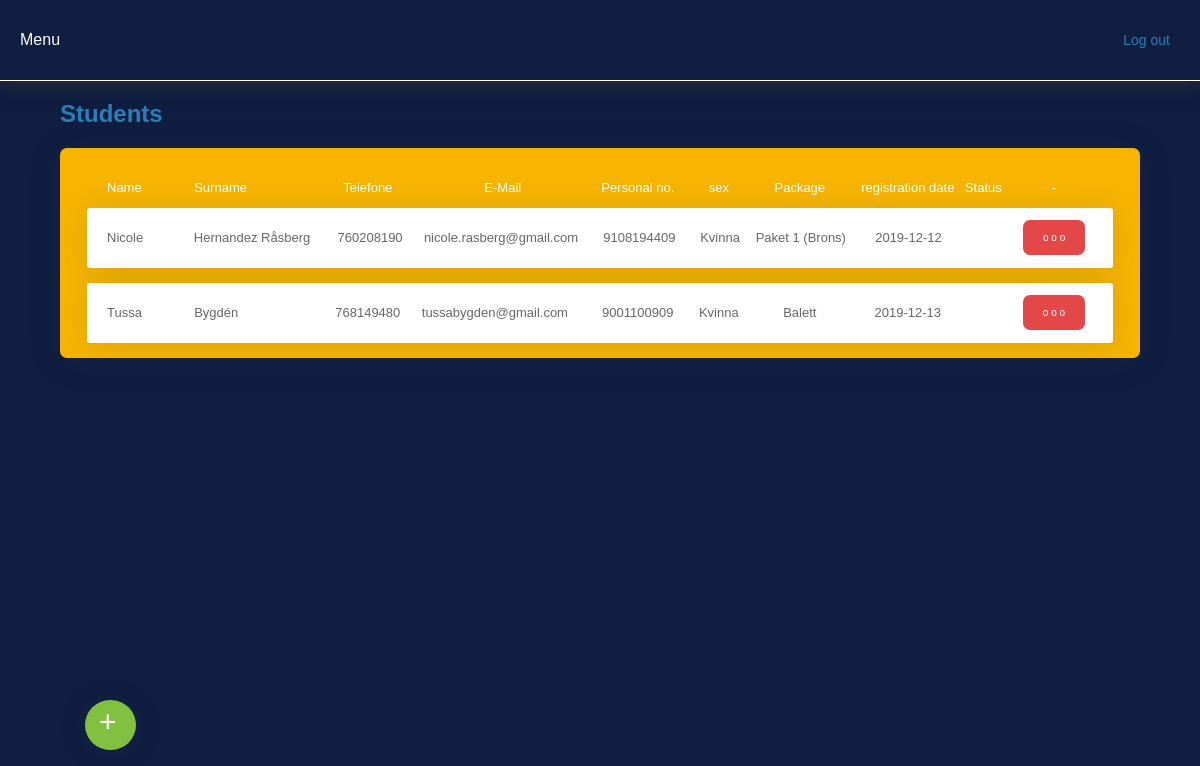
/admin/students.php (signed in), run on the app's committed database.
### tables this page shows
CREATE TABLE IF NOT EXISTS `inscriptions` (
  `id_insc` int(11) NOT NULL AUTO_INCREMENT,
  `date` date DEFAULT NULL,
  `year` varchar(255) DEFAULT NULL,
  `month` varchar(255) DEFAULT NULL,
  `day` varchar(255) DEFAULT NULL,
  `time` time DEFAULT NULL,
  `id_student` int(11) DEFAULT NULL,
  `term` int(11) DEFAULT NULL,
  `package` int(11) DEFAULT NULL,
  `course_1` int(11) DEFAULT NULL,
  `course_2` int(11) DEFAULT NULL,
  `course_3` int(11) DEFAULT NULL,
  `course_4` int(11) DEFAULT NULL,
  `status` varchar(255) DEFAULT NULL,
  `payment` int(11) DEFAULT NULL,
  PRIMARY KEY (`id_insc`)
);

CREATE TABLE IF NOT EXISTS `students` (
  `id_student` int(11) unsigned NOT NULL AUTO_INCREMENT,
  `date` datetime DEFAULT NULL,
  `year` varchar(255) DEFAULT NULL,
  `month` varchar(255) DEFAULT NULL,
  `day` varchar(255) DEFAULT NULL,
  `time` time DEFAULT NULL,
  `name` varchar(255) DEFAULT NULL,
  `surname` varchar(255) DEFAULT NULL,
  `email` varchar(255) DEFAULT NULL,
  `password` varchar(255) DEFAULT NULL,
  `personal_number` varchar(255) DEFAULT NULL,
  `telephone` int(11) DEFAULT NULL,
  `adress` varchar(255) DEFAULT NULL,
  `post` int(11) DEFAULT NULL,
  `city` varchar(255) DEFAULT NULL,
  `sex` varchar(255) DEFAULT NULL,
  `agree` varchar(255) DEFAULT NULL,
  `package` varchar(255) DEFAULT NULL,
  `status` varchar(255) DEFAULT NULL,
  `rank` int(11) DEFAULT NULL,
  `done` int(11) DEFAULT NULL,
  `via` int(11) DEFAULT NULL,
  PRIMARY KEY (`id_student`)
);

CREATE TABLE IF NOT EXISTS `package` (
  `id_package` int(11) NOT NULL AUTO_INCREMENT,
  `package_name` varchar(255) DEFAULT NULL,
  `description` text,
  `price` int(11) DEFAULT NULL,
  `status` int(11) DEFAULT NULL,
  PRIMARY KEY (`id_package`)
);

### inc/funciones.php (called while the page is built, shortened)
<?php
if (!function_exists("GetSQLValueString")) {
function GetSQLValueString($theValue, $theType, $theDefinedValue = "", $theNotDefinedValue = "")
{
  global $con;
  $theValue = function_exists("mysqli_real_escape_string") ? mysqli_real_escape_string($con, $theValue) : mysqli_escape_string($con,$theValue);
  switch ($theType) {
    case "long":
    case "int":
      $theValue = ($theValue != "") ? intval($theValue) : "NULL";
      break;
  }
  return $theValue;
}
}
	?>
	<?php
function ObtenerNombrePacket($tipo)
{
	global $con;
	$query_ConsultaFuncion = sprintf("SELECT package_name FROM package WHERE id_package = %s ",
	GetSQLValueString($tipo, "int"));
	$ConsultaFuncion = mysqli_query($con,  $query_ConsultaFuncion) or die(mysqli_error($con));
	$row_ConsultaFuncion = mysqli_fetch_assoc($ConsultaFuncion);
	return $row_ConsultaFuncion["package_name"];
}
function ObtenerNombreStudent($nombreS)
{
	global $con;
	$query_ConsultaFuncion = sprintf("SELECT name FROM students WHERE id_student = %s ",
		 GetSQLValueString($nombreS, "int"));
	$ConsultaFuncion = mysqli_query($con,  $query_ConsultaFuncion) or die(mysqli_error($con));
	$row_ConsultaFuncion = mysqli_fetch_assoc($ConsultaFuncion);
	return $row_ConsultaFuncion["name"];
}
function ObtenerApellidoStudent($apellidoS)
{
	global $con;
	$query_ConsultaFuncion = sprintf("SELECT surname FROM students WHERE id_student = %s ",
		 GetSQLValueString($apellidoS, "int"));
	$ConsultaFuncion = mysqli_query($con,  $query_ConsultaFuncion) or die(mysqli_error($con));
	$row_ConsultaFuncion = mysqli_fetch_assoc($ConsultaFuncion);
	return $row_ConsultaFuncion["surname"];
}
function ObtenerTelefonoStudent($telefonoS)
{
	global $con;
	$query_ConsultaFuncion = sprintf("SELECT telephone FROM students WHERE id_student = %s ",
		 GetSQLValueString($telefonoS, "int"));
	$ConsultaFuncion = mysqli_query($con,  $query_ConsultaFuncion) or die(mysqli_error($con));
	$row_ConsultaFuncion = mysqli_fetch_assoc($ConsultaFuncion);
	return $row_ConsultaFuncion["telephone"];
}
function ObtenerEmailStudent($emailS)
{
	global $con;
	$query_ConsultaFuncion = sprintf("SELECT email FROM students WHERE id_student = %s ",
		 GetSQLValueString($emailS, "int"));
	$ConsultaFuncion = mysqli_query($con,  $query_ConsultaFuncion) or die(mysqli_error($con));
	$row_ConsultaFuncion = mysqli_fetch_assoc($ConsultaFuncion);
	return $row_ConsultaFuncion["email"];
}
function ObtenerNumeroPStudent($numeroPS)
{
	global $con;
	$query_ConsultaFuncion = sprintf("SELECT personal_number FROM students WHERE id_student = %s ",
		 GetSQLValueString($numeroPS, "int"));
	$ConsultaFuncion = mysqli_query($con,  $query_ConsultaFuncion) or die(mysqli_error($con));
	$row_ConsultaFuncion = mysqli_fetch_assoc($ConsultaFuncion);
	return $row_ConsultaFuncion["personal_number"];
}
function sex($sex)
{
	global $con;
	$query_ConsultaFuncion = sprintf("SELECT sex FROM students WHERE id_student = %s ",
		 GetSQLValueString($sex, "int"));
	$ConsultaFuncion = mysqli_query($con,  $query_ConsultaFuncion) or die(mysqli_error($con));
	$row_ConsultaFuncion = mysqli_fetch_assoc($ConsultaFuncion);
	return $row_ConsultaFuncion["sex"];
}
			?>

### admin/inc/students_list.php (the view, shortened to what this page needs)
<?php
$query_DatosTerm = sprintf("SELECT * FROM term WHERE status = 1 ORDER BY id_term ASC");
$DatosTerm = mysqli_query($con, $query_DatosTerm) or die(mysqli_error($con));
$row_DatosTerm = mysqli_fetch_assoc($DatosTerm);
$TermAct = $row_DatosTerm['status'];
?>
<?php
 $query_DatosConsulta = sprintf("SELECT * FROM inscriptions WHERE term = $TermAct ORDER BY id_insc");
 $DatosConsulta = mysqli_query($con, $query_DatosConsulta) or die(mysqli_error($con));
 $row_DatosConsulta = mysqli_fetch_assoc($DatosConsulta);
?>
<div class="user_div">
<table width="100%" cellspacing="0" class="table_user" style="background-color: #F7B500;margin: 20px auto 0; ">
    <tr height="40" style="color: #FFF;">
        <td width="9%" nowrap="nowrap" align="left" style="padding: 0 0 0 20px; border-bottom: 1px solid #F7B500;">Name</td>
        <td width="12%" nowrap="nowrap" align="left" style="padding: 0 0 0 10px; border-bottom: 1px solid #F7B500;">Surname</td>
        <td width="10%" nowrap="nowrap" align="center" style="padding: 0 0 0 0; border-bottom: 1px solid #F7B500;">Telefone</td>
        <td width="15%" nowrap="nowrap" align="center" style="padding: 0 0 0 0; border-bottom: 1px solid #F7B500;">E-Mail</td>
        <td width="10%" nowrap="nowrap" align="center" style="padding: 0 0 0 0; border-bottom: 1px solid #F7B500;">Personal no.</td>
        <td width="5%" nowrap="nowrap" align="center" style="padding: 0 0 0 0; border-bottom: 1px solid #F7B500;">sex</td>
        <td width="10%" nowrap="nowrap" align="center" style="padding: 0 0 0 0; border-bottom: 1px solid #F7B500;">Package</td>
        <td width="10%" nowrap="nowrap" align="center" style="padding: 0 0 0 0; border-bottom: 1px solid #F7B500;">registration date</td>
        <td width="4%" nowrap="nowrap" align="center" style="padding: 0 0 0 0; border-bottom: 1px solid #F7B500;">Status</td>
        <td width="10%" nowrap="nowrap" align="center" style="padding: 0 10px 0 0; border-bottom: 1px solid #F7B500;">-</td>
    </tr>
</table>
    <?php if ($row_DatosConsulta > 0) {  ?>
    <?php do { ?>
<table width="100%" cellspacing="0" class="table_user" style="margin: 0 auto 15px; box-shadow: 0 .15rem 2rem 0 rgba(58,59,69,.15)!important;">
    <tr class="line" height="60">
        <td width="9%" nowrap="nowrap" align="left" style="padding: 0 0 0 20px;"><?php echo ObtenerNombreStudent($row_DatosConsulta['id_student']); ?></td>
        <td width="12%" nowrap="nowrap" align="left" style="padding: 0 0 0 10px;"><?php echo ObtenerApellidoStudent($row_DatosConsulta['id_student']); ?></td>
        <td width="10%" nowrap="nowrap" align="center" style="padding: 0 0 0 0;"><?php echo ObtenerTelefonoStudent($row_DatosConsulta['id_student']); ?></td>
        <td width="15%" nowrap="nowrap" align="left" style="padding: 0 0 0 0;"><?php echo ObtenerEmailStudent($row_DatosConsulta['id_student']); ?></td>
        <td width="10%" nowrap="nowrap" align="center" style="padding: 0 0 0 0;"><?php echo ObtenerNumeroPStudent($row_DatosConsulta['id_student']); ?></td>
        <td width="5%" nowrap="nowrap" align="center" style="padding: 0 0 0 0;"><?php echo sex($row_DatosConsulta['id_student']); ?></td></td>
        <td width="10%" nowrap="nowrap" align="center" style="padding: 0 0 0 0;"><?php echo ObtenerNombrePacket($row_DatosConsulta['package']); ?></td>
        <td width="10%" nowrap="nowrap" align="center" style="padding: 0 0 0 0;"><?php echo $row_DatosConsulta['date']; ?></td>
        <td width="4%" nowrap="nowrap" align="center" style="padding: 0 0 0 0;"><?php echo $row_DatosConsulta['status']; ?></td>
        <td width="10%" nowrap="nowrap" align="center" style="padding: 0 10px 0 0;">
        <div class="arternative">
            <button class="artbtn">o o o</button>
        </div>
        </td>
    </tr>
    <?php } while ($row_DatosConsulta = mysqli_fetch_assoc($DatosConsulta));
    }
    else
    {  ?>
    <?php } ?>
</table>
</div>
    <a href="students.php?new=1"><div class="flying_button">+</div></a>

### admin/css/style_adm.css (style rules this page uses)
body { margin:0 auto; padding:0; font-family: 'Lucida Sans', 'Lucida Sans Regular', 'Lucida Grande', 'Lucida Sans Unicode', Geneva, Verdana, sans-serif; background-color: #0F1E41; }
a { margin: 0; }
.container a { text-decoration: none; color: rgb(52, 160, 233); }
.table_user { width: 95%; background-color: #FFF; font-size: 13px; border-radius: 3px; }
.line { color: #666; }
.user_div { width: 90%; overflow: auto; background-color: #F7B500; margin: 0px auto 110px; border-radius: 7px; box-shadow: 0 .15rem 2rem 0 rgba(58,59,69,.15)!important; }
.flying_button { width: 20px; height: 40px; padding: 5px 17px 5px 14px; border-radius: 25px; background-color: #82C040; color: #FFF; box-shadow: 0 .15rem 1.75rem 0 rgba(58,59,69,.15)!important; font-size: 30px; position: fixed; left: 85px; bottom: 50px; cursor: pointer; }
.artbtn { background-color: #E34747; color: white; padding: 12px 20px; border-radius: 7px; font-size: 16px; border: none; cursor: pointer; font-size: 10px; }
.arternative { display: inline-block; }

### data on the page
inscriptions: id_student.name "Nicole", id_student.surname "Hernandez Råsberg", id_student.telephone "760208190", id_student.email "nicole.rasberg@gmail.com", id_student.personal_number "9108194409", id_student.sex "Kvinna", package.package_name "Paket 1 (Brons)", date "2019-12-12"
inscriptions: id_student.name "Tussa", id_student.surname "Bygdén", id_student.telephone "768149480", id_student.email "tussabygden@gmail.com", id_student.personal_number "9001100909", id_student.sex "Kvinna", package.package_name "Balett", date "2019-12-13"
